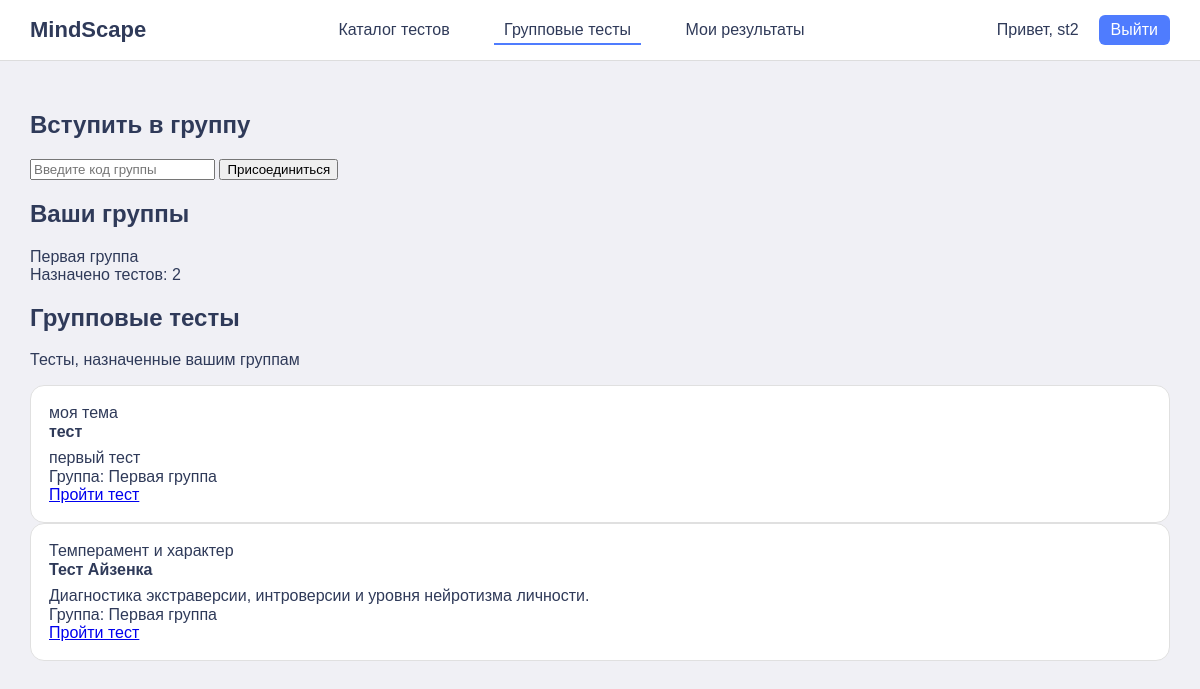
The page /group_tests (signed in) on the database its author committed.
### tables this page shows
CREATE TABLE groups (
    id INTEGER PRIMARY KEY AUTOINCREMENT,
    name TEXT NOT NULL,
    teacher_id INTEGER NOT NULL, invite_code TEXT,
    FOREIGN KEY (teacher_id) REFERENCES users(id)
);

CREATE TABLE "tests" (
	"id"	INTEGER,
	"topic"	TEXT NOT NULL,
	"title"	TEXT NOT NULL,
	"is_active"	INTEGER DEFAULT 1,
	"description"	TEXT, visualization_type TEXT, author_id INTEGER, instruction TEXT,
	PRIMARY KEY("id" AUTOINCREMENT)
);

### app.py (the view)
@app.route('/group_tests')
def student_group_tests():
    if 'user_id' not in session:
        return redirect('/login')
    user_id = session['user_id']
    username = session['username']
    conn = sqlite3.connect('database.db')
    conn.row_factory = sqlite3.Row
    cursor = conn.cursor()
    cursor.execute("""
        SELECT
            g.id,
            g.name,
            COUNT(gt.test_id) as tests_count

        FROM groups g

        LEFT JOIN group_students gs
            ON g.id = gs.group_id

        LEFT JOIN group_tests gt
            ON g.id = gt.group_id

        WHERE gs.user_id = ?

        GROUP BY g.id
    """, (user_id,))
    groups = cursor.fetchall()
    cursor.execute("""
        SELECT
            t.id,
            t.title,
            t.topic,
            t.description,
            g.name as group_name

        FROM group_students gs

        JOIN group_tests gt
            ON gs.group_id = gt.group_id

        JOIN tests t
            ON gt.test_id = t.id

        JOIN groups g
            ON g.id = gs.group_id

        WHERE gs.user_id = ?
    """, (user_id,))
    tests = cursor.fetchall()
    conn.close()
    return render_template(
        'group_tests.html',
        username=username,
        groups=groups,
        tests=tests
    )

### templates/group_tests.html (shortened to what this page needs)
<!DOCTYPE html>
<html lang="ru">
<head>
    <link rel="stylesheet" href="{{ url_for('static', filename='style/main.css') }}">
</head>
<body>
<header class="header">
    <div class="logo">MindScape</div>
    <nav class="nav">
        <a href="/">Каталог тестов</a>
        <a href="/group_tests" class="active">Групповые тесты</a>
        <a href="/results">Мои результаты</a>
    </nav>
    <div class="user-panel">
        <span class="username">Привет, {{ username }}</span>
        <a href="/logout" class="logout">Выйти</a>
    </div>
</header>
<main class="container">
    <section class="join-group-section">
        <h2>Вступить в группу</h2>
        <form method="POST" action="/student/join_group" class="join-form">
            <input
                type="text"
                name="code"
                placeholder="Введите код группы"
                required
            >
            <button type="submit" class="btn">
                Присоединиться
            </button>
        </form>
    </section>
    <section class="groups-section">
        <h2>Ваши группы</h2>
        {% if groups %}
            <div class="groups-grid">
                {% for group in groups %}
                    <div class="group-card">
                        <div class="group-title">
                            {{ group.name }}
                        </div>
                        <div class="group-info">
                            Назначено тестов:
                            {{ group.tests_count }}
                        </div>
                    </div>
                {% endfor %}
            </div>
        {% else %}
            <div class="empty-block">
                Вы пока не состоите ни в одной группе
            </div>
        {% endif %}
    </section>
    <section class="group-tests-section">
        <h2>Групповые тесты</h2>
        <p class="section-subtitle">
            Тесты, назначенные вашим группам
        </p>
        {% if tests %}
            <div class="tests-grid">
                {% for test in tests %}
                    <div class="test-card">
                        <div class="test-topic">
                            {{ test.topic }}
                        </div>
                        <div class="test-title">
                            {{ test.title }}
                        </div>
                        <div class="test-description">
                            {{ test.description }}
                        </div>
                        <div class="group-badge">
                            Группа: {{ test.group_name }}
                        </div>
                        <div class="test-actions">
                            <a href="/test/{{ test.id }}" class="btn">
                                Пройти тест
                            </a>
                        </div>
                    </div>
                {% endfor %}
            </div>
        {% else %}
            <div class="empty-block">
                Вам пока не назначили групповые тесты
            </div>
        {% endif %}
    </section>
</main>
</body>
</html>

### static/style/main.css (style rules this page uses)
body { font-family: Arial, sans-serif; margin: 0; background: #F0F0F5; color: #2F3A59; }
.header { background: white; display: flex; justify-content: space-between; align-items: center; padding: 15px 30px; border-bottom: 1px solid #ddd; }
.logo { font-size: 22px; font-weight: bold; }
.nav a { margin: 0 15px; text-decoration: none; color: #2F3A59; padding: 5px 10px; border-bottom: 2px solid transparent; transition: border-color 0.2s; }
.nav a.active { border-bottom: 2px solid #4F7CFE; }
.user-panel { display: flex; align-items: center; gap: 10px; }
.user-panel button, .logout { background: #4F7CFE; color: white; border: none; padding: 6px 12px; border-radius: 6px; cursor: pointer; text-decoration: none; }
.username { margin-right: 10px; }
main { padding: 30px; }
.test-card { background: white; border: 1px solid #e0e0e0; padding: 18px; border-radius: 14px; text-decoration: none; color: #2F3A59; display: flex; flex-direction: column; justify-content: space-between; min-height: 100px; transition: all 0.2s ease; }
.test-title { font-weight: bold; font-size: 16px; margin-bottom: 8px; }

### rows shown on the page
groups: name "Первая группа", tests_count "2"
tests: topic "моя тема", title "тест", description "первый тест", group_name "Первая группа"
tests: topic "Темперамент и характер", title "Тест Айзенка", description "Диагностика экстраверсии, интроверсии и уровня нейротизма личности.", group_name "Первая группа"

### other values the page prints
{{ username }} "st2"
